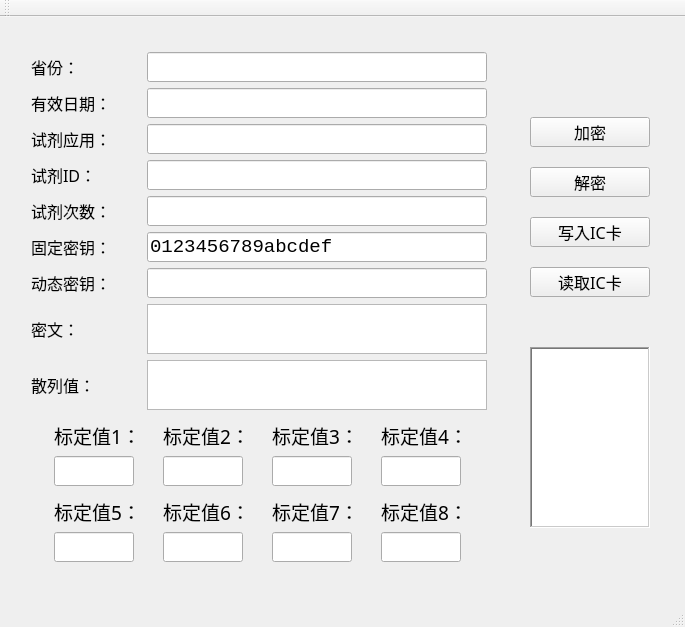
<?xml version="1.0" encoding="UTF-8"?>
<ui version="4.0">
 <class>EncryptionClass</class>
 <widget class="QMainWindow" name="EncryptionClass">
  <property name="geometry">
   <rect>
    <x>0</x>
    <y>0</y>
    <width>685</width>
    <height>627</height>
   </rect>
  </property>
  <property name="windowTitle">
   <string>Encryption</string>
  </property>
  <property name="windowIcon">
   <iconset resource="Encryption.qrc">
    <normaloff>:/Encryption/dongnan.png</normaloff>:/Encryption/dongnan.png</iconset>
  </property>
  <widget class="QWidget" name="centralWidget">
   <widget class="QPushButton" name="button_encrypt">
    <property name="geometry">
     <rect>
      <x>530</x>
      <y>100</y>
      <width>120</width>
      <height>30</height>
     </rect>
    </property>
    <property name="font">
     <font>
      <family>微软雅黑</family>
      <pointsize>12</pointsize>
     </font>
    </property>
    <property name="text">
     <string>加密</string>
    </property>
   </widget>
   <widget class="QPushButton" name="button_decrypt">
    <property name="geometry">
     <rect>
      <x>530</x>
      <y>150</y>
      <width>120</width>
      <height>30</height>
     </rect>
    </property>
    <property name="font">
     <font>
      <family>微软雅黑</family>
      <pointsize>12</pointsize>
     </font>
    </property>
    <property name="text">
     <string>解密</string>
    </property>
   </widget>
   <widget class="QPushButton" name="button_decrypt_2">
    <property name="geometry">
     <rect>
      <x>530</x>
      <y>200</y>
      <width>120</width>
      <height>30</height>
     </rect>
    </property>
    <property name="font">
     <font>
      <family>微软雅黑</family>
      <pointsize>12</pointsize>
     </font>
    </property>
    <property name="text">
     <string>写入IC卡</string>
    </property>
   </widget>
   <widget class="QPushButton" name="button_decrypt_3">
    <property name="geometry">
     <rect>
      <x>530</x>
      <y>250</y>
      <width>120</width>
      <height>30</height>
     </rect>
    </property>
    <property name="font">
     <font>
      <family>微软雅黑</family>
      <pointsize>12</pointsize>
     </font>
    </property>
    <property name="text">
     <string>读取IC卡</string>
    </property>
   </widget>
   <widget class="QWidget" name="layoutWidget">
    <property name="geometry">
     <rect>
      <x>20</x>
      <y>20</y>
      <width>478</width>
      <height>543</height>
     </rect>
    </property>
    <layout class="QVBoxLayout" name="verticalLayout_10">
     <item>
      <layout class="QVBoxLayout" name="verticalLayout">
       <item>
        <layout class="QHBoxLayout" name="horizontalLayout">
         <item>
          <widget class="QLabel" name="label_province">
           <property name="minimumSize">
            <size>
             <width>60</width>
             <height>30</height>
            </size>
           </property>
           <property name="font">
            <font>
             <family>微软雅黑</family>
             <pointsize>12</pointsize>
            </font>
           </property>
           <property name="text">
            <string>省份：</string>
           </property>
          </widget>
         </item>
         <item>
          <spacer name="horizontalSpacer">
           <property name="orientation">
            <enum>Qt::Horizontal</enum>
           </property>
           <property name="sizeHint" stdset="0">
            <size>
             <width>40</width>
             <height>20</height>
            </size>
           </property>
          </spacer>
         </item>
         <item>
          <widget class="QLineEdit" name="lineEdit_province">
           <property name="enabled">
            <bool>true</bool>
           </property>
           <property name="minimumSize">
            <size>
             <width>340</width>
             <height>30</height>
            </size>
           </property>
           <property name="font">
            <font>
             <family>Consolas</family>
             <pointsize>14</pointsize>
             <weight>50</weight>
             <bold>false</bold>
            </font>
           </property>
           <property name="maxLength">
            <number>2</number>
           </property>
          </widget>
         </item>
        </layout>
       </item>
       <item>
        <layout class="QHBoxLayout" name="horizontalLayout_9">
         <item>
          <widget class="QLabel" name="label_expData">
           <property name="minimumSize">
            <size>
             <width>60</width>
             <height>30</height>
            </size>
           </property>
           <property name="font">
            <font>
             <family>微软雅黑</family>
             <pointsize>12</pointsize>
            </font>
           </property>
           <property name="text">
            <string>有效日期：</string>
           </property>
          </widget>
         </item>
         <item>
          <spacer name="horizontalSpacer_9">
           <property name="orientation">
            <enum>Qt::Horizontal</enum>
           </property>
           <property name="sizeHint" stdset="0">
            <size>
             <width>40</width>
             <height>20</height>
            </size>
           </property>
          </spacer>
         </item>
         <item>
          <widget class="QLineEdit" name="lineEdit_expData">
           <property name="enabled">
            <bool>true</bool>
           </property>
           <property name="minimumSize">
            <size>
             <width>340</width>
             <height>30</height>
            </size>
           </property>
           <property name="font">
            <font>
             <family>Consolas</family>
             <pointsize>14</pointsize>
             <weight>50</weight>
             <bold>false</bold>
            </font>
           </property>
           <property name="maxLength">
            <number>8</number>
           </property>
          </widget>
         </item>
        </layout>
       </item>
       <item>
        <layout class="QHBoxLayout" name="horizontalLayout_8">
         <item>
          <widget class="QLabel" name="label_reagentApp">
           <property name="minimumSize">
            <size>
             <width>60</width>
             <height>30</height>
            </size>
           </property>
           <property name="font">
            <font>
             <family>微软雅黑</family>
             <pointsize>12</pointsize>
            </font>
           </property>
           <property name="text">
            <string>试剂应用：</string>
           </property>
          </widget>
         </item>
         <item>
          <spacer name="horizontalSpacer_8">
           <property name="orientation">
            <enum>Qt::Horizontal</enum>
           </property>
           <property name="sizeHint" stdset="0">
            <size>
             <width>40</width>
             <height>20</height>
            </size>
           </property>
          </spacer>
         </item>
         <item>
          <widget class="QLineEdit" name="lineEdit_reagentApp">
           <property name="enabled">
            <bool>true</bool>
           </property>
           <property name="minimumSize">
            <size>
             <width>340</width>
             <height>30</height>
            </size>
           </property>
           <property name="font">
            <font>
             <family>Consolas</family>
             <pointsize>14</pointsize>
             <weight>50</weight>
             <bold>false</bold>
            </font>
           </property>
           <property name="maxLength">
            <number>2</number>
           </property>
          </widget>
         </item>
        </layout>
       </item>
       <item>
        <layout class="QHBoxLayout" name="horizontalLayout_2">
         <item>
          <widget class="QLabel" name="label_reagentID">
           <property name="minimumSize">
            <size>
             <width>60</width>
             <height>30</height>
            </size>
           </property>
           <property name="font">
            <font>
             <family>微软雅黑</family>
             <pointsize>12</pointsize>
            </font>
           </property>
           <property name="text">
            <string>试剂ID：</string>
           </property>
          </widget>
         </item>
         <item>
          <spacer name="horizontalSpacer_2">
           <property name="orientation">
            <enum>Qt::Horizontal</enum>
           </property>
           <property name="sizeHint" stdset="0">
            <size>
             <width>40</width>
             <height>20</height>
            </size>
           </property>
          </spacer>
         </item>
         <item>
          <widget class="QLineEdit" name="lineEdit_reagentID">
           <property name="enabled">
            <bool>true</bool>
           </property>
           <property name="minimumSize">
            <size>
             <width>340</width>
             <height>30</height>
            </size>
           </property>
           <property name="font">
            <font>
             <family>Consolas</family>
             <pointsize>14</pointsize>
            </font>
           </property>
           <property name="maxLength">
            <number>5</number>
           </property>
          </widget>
         </item>
        </layout>
       </item>
       <item>
        <layout class="QHBoxLayout" name="horizontalLayout_3">
         <item>
          <widget class="QLabel" name="label_reagentNum">
           <property name="minimumSize">
            <size>
             <width>60</width>
             <height>30</height>
            </size>
           </property>
           <property name="font">
            <font>
             <family>微软雅黑</family>
             <pointsize>12</pointsize>
            </font>
           </property>
           <property name="text">
            <string>试剂次数：</string>
           </property>
          </widget>
         </item>
         <item>
          <spacer name="horizontalSpacer_3">
           <property name="orientation">
            <enum>Qt::Horizontal</enum>
           </property>
           <property name="sizeHint" stdset="0">
            <size>
             <width>40</width>
             <height>20</height>
            </size>
           </property>
          </spacer>
         </item>
         <item>
          <widget class="QLineEdit" name="lineEdit_reagentNum">
           <property name="enabled">
            <bool>true</bool>
           </property>
           <property name="minimumSize">
            <size>
             <width>340</width>
             <height>30</height>
            </size>
           </property>
           <property name="font">
            <font>
             <family>Consolas</family>
             <pointsize>14</pointsize>
            </font>
           </property>
           <property name="maxLength">
            <number>3</number>
           </property>
           <property name="readOnly">
            <bool>false</bool>
           </property>
          </widget>
         </item>
        </layout>
       </item>
       <item>
        <layout class="QHBoxLayout" name="horizontalLayout_4">
         <item>
          <widget class="QLabel" name="label_FxKey">
           <property name="minimumSize">
            <size>
             <width>60</width>
             <height>30</height>
            </size>
           </property>
           <property name="font">
            <font>
             <family>微软雅黑</family>
             <pointsize>12</pointsize>
            </font>
           </property>
           <property name="midLineWidth">
            <number>0</number>
           </property>
           <property name="text">
            <string>固定密钥：</string>
           </property>
          </widget>
         </item>
         <item>
          <spacer name="horizontalSpacer_4">
           <property name="orientation">
            <enum>Qt::Horizontal</enum>
           </property>
           <property name="sizeHint" stdset="0">
            <size>
             <width>40</width>
             <height>20</height>
            </size>
           </property>
          </spacer>
         </item>
         <item>
          <widget class="QLineEdit" name="lineEdit_FxKey">
           <property name="enabled">
            <bool>true</bool>
           </property>
           <property name="minimumSize">
            <size>
             <width>340</width>
             <height>30</height>
            </size>
           </property>
           <property name="font">
            <font>
             <family>Consolas</family>
             <pointsize>14</pointsize>
            </font>
           </property>
           <property name="inputMask">
            <string/>
           </property>
           <property name="text">
            <string>0123456789abcdef</string>
           </property>
           <property name="maxLength">
            <number>32767</number>
           </property>
           <property name="readOnly">
            <bool>true</bool>
           </property>
          </widget>
         </item>
        </layout>
       </item>
       <item>
        <layout class="QHBoxLayout" name="horizontalLayout_5">
         <item>
          <widget class="QLabel" name="label_DxKey">
           <property name="minimumSize">
            <size>
             <width>60</width>
             <height>30</height>
            </size>
           </property>
           <property name="font">
            <font>
             <family>微软雅黑</family>
             <pointsize>12</pointsize>
            </font>
           </property>
           <property name="midLineWidth">
            <number>0</number>
           </property>
           <property name="text">
            <string>动态密钥：</string>
           </property>
          </widget>
         </item>
         <item>
          <spacer name="horizontalSpacer_5">
           <property name="orientation">
            <enum>Qt::Horizontal</enum>
           </property>
           <property name="sizeHint" stdset="0">
            <size>
             <width>40</width>
             <height>20</height>
            </size>
           </property>
          </spacer>
         </item>
         <item>
          <widget class="QLineEdit" name="lineEdit_DxKey">
           <property name="enabled">
            <bool>true</bool>
           </property>
           <property name="minimumSize">
            <size>
             <width>340</width>
             <height>30</height>
            </size>
           </property>
           <property name="font">
            <font>
             <family>Consolas</family>
             <pointsize>14</pointsize>
            </font>
           </property>
           <property name="maxLength">
            <number>16</number>
           </property>
           <property name="readOnly">
            <bool>true</bool>
           </property>
          </widget>
         </item>
        </layout>
       </item>
       <item>
        <layout class="QHBoxLayout" name="horizontalLayout_6">
         <property name="spacing">
          <number>0</number>
         </property>
         <item>
          <widget class="QLabel" name="label_ciphertext">
           <property name="minimumSize">
            <size>
             <width>60</width>
             <height>30</height>
            </size>
           </property>
           <property name="maximumSize">
            <size>
             <width>16777215</width>
             <height>40</height>
            </size>
           </property>
           <property name="font">
            <font>
             <family>微软雅黑</family>
             <pointsize>12</pointsize>
            </font>
           </property>
           <property name="midLineWidth">
            <number>0</number>
           </property>
           <property name="text">
            <string>密文：</string>
           </property>
          </widget>
         </item>
         <item>
          <spacer name="horizontalSpacer_6">
           <property name="orientation">
            <enum>Qt::Horizontal</enum>
           </property>
           <property name="sizeHint" stdset="0">
            <size>
             <width>40</width>
             <height>20</height>
            </size>
           </property>
          </spacer>
         </item>
         <item>
          <widget class="QTextEdit" name="textEdit_ciphertext">
           <property name="minimumSize">
            <size>
             <width>340</width>
             <height>0</height>
            </size>
           </property>
           <property name="maximumSize">
            <size>
             <width>340</width>
             <height>50</height>
            </size>
           </property>
           <property name="font">
            <font>
             <family>Consolas</family>
             <pointsize>14</pointsize>
            </font>
           </property>
          </widget>
         </item>
        </layout>
       </item>
       <item>
        <layout class="QHBoxLayout" name="horizontalLayout_7">
         <property name="spacing">
          <number>0</number>
         </property>
         <item>
          <widget class="QLabel" name="label_sha">
           <property name="minimumSize">
            <size>
             <width>60</width>
             <height>30</height>
            </size>
           </property>
           <property name="font">
            <font>
             <family>微软雅黑</family>
             <pointsize>12</pointsize>
            </font>
           </property>
           <property name="midLineWidth">
            <number>0</number>
           </property>
           <property name="text">
            <string>散列值：</string>
           </property>
          </widget>
         </item>
         <item>
          <spacer name="horizontalSpacer_7">
           <property name="orientation">
            <enum>Qt::Horizontal</enum>
           </property>
           <property name="sizeHint" stdset="0">
            <size>
             <width>40</width>
             <height>20</height>
            </size>
           </property>
          </spacer>
         </item>
         <item>
          <widget class="QTextEdit" name="textEdit_sha">
           <property name="minimumSize">
            <size>
             <width>340</width>
             <height>0</height>
            </size>
           </property>
           <property name="maximumSize">
            <size>
             <width>16777215</width>
             <height>50</height>
            </size>
           </property>
           <property name="font">
            <font>
             <family>Consolas</family>
             <pointsize>14</pointsize>
            </font>
           </property>
           <property name="focusPolicy">
            <enum>Qt::NoFocus</enum>
           </property>
           <property name="frameShape">
            <enum>QFrame::StyledPanel</enum>
           </property>
          </widget>
         </item>
        </layout>
       </item>
      </layout>
     </item>
     <item>
      <layout class="QHBoxLayout" name="horizontalLayout_11">
       <item>
        <layout class="QVBoxLayout" name="verticalLayout_2">
         <item>
          <widget class="QLabel" name="label_cal1">
           <property name="maximumSize">
            <size>
             <width>80</width>
             <height>30</height>
            </size>
           </property>
           <property name="font">
            <font>
             <family>微软雅黑</family>
             <pointsize>14</pointsize>
            </font>
           </property>
           <property name="text">
            <string>标定值1：</string>
           </property>
          </widget>
         </item>
         <item>
          <widget class="QLineEdit" name="lineEdit_cal1">
           <property name="minimumSize">
            <size>
             <width>0</width>
             <height>30</height>
            </size>
           </property>
           <property name="maximumSize">
            <size>
             <width>80</width>
             <height>30</height>
            </size>
           </property>
           <property name="font">
            <font>
             <family>Consolas</family>
             <pointsize>14</pointsize>
            </font>
           </property>
           <property name="inputMask">
            <string/>
           </property>
           <property name="text">
            <string/>
           </property>
           <property name="maxLength">
            <number>5</number>
           </property>
          </widget>
         </item>
        </layout>
       </item>
       <item>
        <layout class="QVBoxLayout" name="verticalLayout_3">
         <item>
          <widget class="QLabel" name="label_cal2">
           <property name="maximumSize">
            <size>
             <width>80</width>
             <height>30</height>
            </size>
           </property>
           <property name="font">
            <font>
             <family>微软雅黑</family>
             <pointsize>14</pointsize>
            </font>
           </property>
           <property name="text">
            <string>标定值2：</string>
           </property>
          </widget>
         </item>
         <item>
          <widget class="QLineEdit" name="lineEdit_cal2">
           <property name="minimumSize">
            <size>
             <width>0</width>
             <height>30</height>
            </size>
           </property>
           <property name="maximumSize">
            <size>
             <width>80</width>
             <height>16777215</height>
            </size>
           </property>
           <property name="font">
            <font>
             <family>Consolas</family>
             <pointsize>14</pointsize>
            </font>
           </property>
           <property name="maxLength">
            <number>5</number>
           </property>
          </widget>
         </item>
        </layout>
       </item>
       <item>
        <layout class="QVBoxLayout" name="verticalLayout_4">
         <item>
          <widget class="QLabel" name="label_cal3">
           <property name="maximumSize">
            <size>
             <width>80</width>
             <height>30</height>
            </size>
           </property>
           <property name="font">
            <font>
             <family>微软雅黑</family>
             <pointsize>14</pointsize>
            </font>
           </property>
           <property name="text">
            <string>标定值3：</string>
           </property>
          </widget>
         </item>
         <item>
          <widget class="QLineEdit" name="lineEdit_cal3">
           <property name="minimumSize">
            <size>
             <width>0</width>
             <height>30</height>
            </size>
           </property>
           <property name="maximumSize">
            <size>
             <width>80</width>
             <height>16777215</height>
            </size>
           </property>
           <property name="font">
            <font>
             <family>Consolas</family>
             <pointsize>14</pointsize>
            </font>
           </property>
           <property name="maxLength">
            <number>5</number>
           </property>
          </widget>
         </item>
        </layout>
       </item>
       <item>
        <layout class="QVBoxLayout" name="verticalLayout_5">
         <item>
          <widget class="QLabel" name="label_cal4">
           <property name="maximumSize">
            <size>
             <width>80</width>
             <height>30</height>
            </size>
           </property>
           <property name="font">
            <font>
             <family>微软雅黑</family>
             <pointsize>14</pointsize>
            </font>
           </property>
           <property name="text">
            <string>标定值4：</string>
           </property>
          </widget>
         </item>
         <item>
          <widget class="QLineEdit" name="lineEdit_cal4">
           <property name="minimumSize">
            <size>
             <width>0</width>
             <height>30</height>
            </size>
           </property>
           <property name="maximumSize">
            <size>
             <width>80</width>
             <height>16777215</height>
            </size>
           </property>
           <property name="font">
            <font>
             <family>Consolas</family>
             <pointsize>14</pointsize>
            </font>
           </property>
           <property name="maxLength">
            <number>5</number>
           </property>
          </widget>
         </item>
        </layout>
       </item>
      </layout>
     </item>
     <item>
      <layout class="QHBoxLayout" name="horizontalLayout_10">
       <item>
        <layout class="QVBoxLayout" name="verticalLayout_6">
         <item>
          <widget class="QLabel" name="label_cal5">
           <property name="maximumSize">
            <size>
             <width>80</width>
             <height>30</height>
            </size>
           </property>
           <property name="font">
            <font>
             <family>微软雅黑</family>
             <pointsize>14</pointsize>
            </font>
           </property>
           <property name="text">
            <string>标定值5：</string>
           </property>
          </widget>
         </item>
         <item>
          <widget class="QLineEdit" name="lineEdit_cal5">
           <property name="minimumSize">
            <size>
             <width>0</width>
             <height>30</height>
            </size>
           </property>
           <property name="maximumSize">
            <size>
             <width>80</width>
             <height>16777215</height>
            </size>
           </property>
           <property name="font">
            <font>
             <family>Consolas</family>
             <pointsize>14</pointsize>
            </font>
           </property>
           <property name="maxLength">
            <number>5</number>
           </property>
          </widget>
         </item>
        </layout>
       </item>
       <item>
        <layout class="QVBoxLayout" name="verticalLayout_7">
         <item>
          <widget class="QLabel" name="label_cal6">
           <property name="maximumSize">
            <size>
             <width>80</width>
             <height>30</height>
            </size>
           </property>
           <property name="font">
            <font>
             <family>微软雅黑</family>
             <pointsize>14</pointsize>
            </font>
           </property>
           <property name="text">
            <string>标定值6：</string>
           </property>
          </widget>
         </item>
         <item>
          <widget class="QLineEdit" name="lineEdit_cal6">
           <property name="minimumSize">
            <size>
             <width>0</width>
             <height>30</height>
            </size>
           </property>
           <property name="maximumSize">
            <size>
             <width>80</width>
             <height>16777215</height>
            </size>
           </property>
           <property name="font">
            <font>
             <family>Consolas</family>
             <pointsize>14</pointsize>
            </font>
           </property>
           <property name="maxLength">
            <number>5</number>
           </property>
          </widget>
         </item>
        </layout>
       </item>
       <item>
        <layout class="QVBoxLayout" name="verticalLayout_8">
         <item>
          <widget class="QLabel" name="label_cal7">
           <property name="maximumSize">
            <size>
             <width>80</width>
             <height>30</height>
            </size>
           </property>
           <property name="font">
            <font>
             <family>微软雅黑</family>
             <pointsize>14</pointsize>
            </font>
           </property>
           <property name="text">
            <string>标定值7：</string>
           </property>
          </widget>
         </item>
         <item>
          <widget class="QLineEdit" name="lineEdit_cal7">
           <property name="minimumSize">
            <size>
             <width>0</width>
             <height>30</height>
            </size>
           </property>
           <property name="maximumSize">
            <size>
             <width>80</width>
             <height>16777215</height>
            </size>
           </property>
           <property name="font">
            <font>
             <family>Consolas</family>
             <pointsize>14</pointsize>
            </font>
           </property>
           <property name="maxLength">
            <number>5</number>
           </property>
          </widget>
         </item>
        </layout>
       </item>
       <item>
        <layout class="QVBoxLayout" name="verticalLayout_9">
         <item>
          <widget class="QLabel" name="label_cal8">
           <property name="maximumSize">
            <size>
             <width>80</width>
             <height>30</height>
            </size>
           </property>
           <property name="font">
            <font>
             <family>微软雅黑</family>
             <pointsize>14</pointsize>
            </font>
           </property>
           <property name="text">
            <string>标定值8：</string>
           </property>
          </widget>
         </item>
         <item>
          <widget class="QLineEdit" name="lineEdit_cal8">
           <property name="minimumSize">
            <size>
             <width>0</width>
             <height>30</height>
            </size>
           </property>
           <property name="maximumSize">
            <size>
             <width>80</width>
             <height>16777215</height>
            </size>
           </property>
           <property name="font">
            <font>
             <family>Consolas</family>
             <pointsize>14</pointsize>
            </font>
           </property>
           <property name="maxLength">
            <number>5</number>
           </property>
          </widget>
         </item>
        </layout>
       </item>
      </layout>
     </item>
    </layout>
   </widget>
   <widget class="QTextBrowser" name="textBrowser_message">
    <property name="geometry">
     <rect>
      <x>530</x>
      <y>330</y>
      <width>120</width>
      <height>181</height>
     </rect>
    </property>
    <property name="font">
     <font>
      <family>微软雅黑</family>
      <pointsize>12</pointsize>
     </font>
    </property>
    <property name="frameShape">
     <enum>QFrame::WinPanel</enum>
    </property>
    <property name="frameShadow">
     <enum>QFrame::Sunken</enum>
    </property>
   </widget>
  </widget>
  <widget class="QMenuBar" name="menuBar">
   <property name="geometry">
    <rect>
     <x>0</x>
     <y>0</y>
     <width>685</width>
     <height>23</height>
    </rect>
   </property>
  </widget>
  <widget class="QToolBar" name="mainToolBar">
   <attribute name="toolBarArea">
    <enum>TopToolBarArea</enum>
   </attribute>
   <attribute name="toolBarBreak">
    <bool>false</bool>
   </attribute>
  </widget>
  <widget class="QStatusBar" name="statusBar"/>
 </widget>
 <layoutdefault spacing="6" margin="11"/>
 <resources>
  <include location="Encryption.qrc"/>
 </resources>
 <connections>
  <connection>
   <sender>button_encrypt</sender>
   <signal>clicked()</signal>
   <receiver>EncryptionClass</receiver>
   <slot>button_encrypt_clicked()</slot>
   <hints>
    <hint type="sourcelabel">
     <x>556</x>
     <y>160</y>
    </hint>
    <hint type="destinationlabel">
     <x>478</x>
     <y>36</y>
    </hint>
   </hints>
  </connection>
  <connection>
   <sender>button_decrypt</sender>
   <signal>clicked()</signal>
   <receiver>EncryptionClass</receiver>
   <slot>button_decrypt_clicked()</slot>
   <hints>
    <hint type="sourcelabel">
     <x>530</x>
     <y>214</y>
    </hint>
    <hint type="destinationlabel">
     <x>593</x>
     <y>49</y>
    </hint>
   </hints>
  </connection>
  <connection>
   <sender>textBrowser_message</sender>
   <signal>textChanged()</signal>
   <receiver>EncryptionClass</receiver>
   <slot>textBrowser_message_textChanged()</slot>
   <hints>
    <hint type="sourcelabel">
     <x>572</x>
     <y>370</y>
    </hint>
    <hint type="destinationlabel">
     <x>620</x>
     <y>337</y>
    </hint>
   </hints>
  </connection>
 </connections>
 <slots>
  <slot>button_encrypt_clicked()</slot>
  <slot>button_decrypt_clicked()</slot>
  <slot>textBrowser_message_textChanged()</slot>
 </slots>
</ui>
